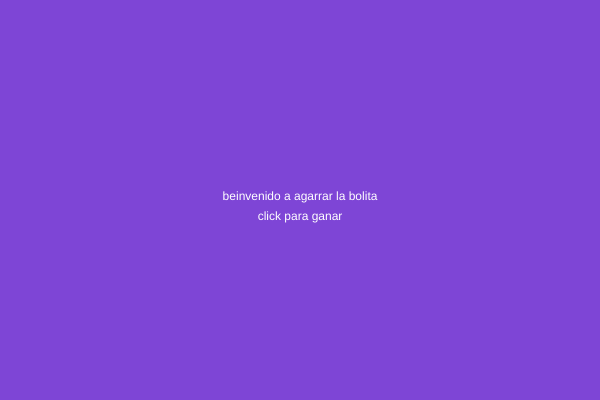
Frame 1 (no input)
Frame 60 (no input): identical to frame 1, image omitted
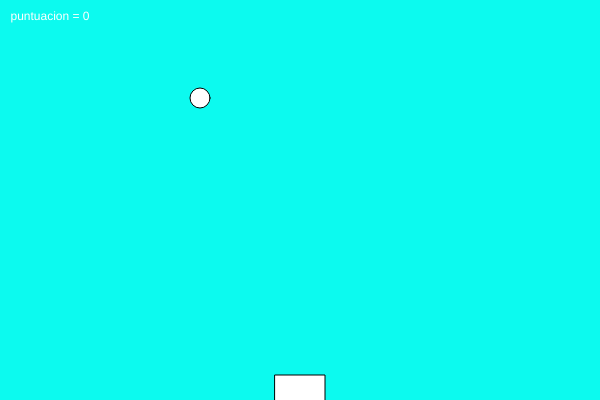
Frame 120 (the mouse pressed at the canvas centre since frame 60)

The p5.js sketch that drew these frames (run headless with seeded random() and noise() and a simulated clock; from frame 60 on, the mouse is pressed at the canvas centre):

// p5.js sketch
// ── sketch.js
let screen = 0;
let y=-20;
let x=200;
let speed = 20;
let score= 10;
function setup() {
  createCanvas(600, 400);
}

function draw() {
	if(screen == 0){
    startScreen()
  }else if(screen == 1){
  	gameOn()
  }else if(screen==2){
  	endScreen()
  }	
}

function startScreen(){
		background(126,69,214)
		fill(255)
		textAlign(CENTER);
		text('beinvenido a agarrar la bolita', width / 2, height / 2)
		text('click para ganar', width / 2, height / 2 + 20);
		reset();
}

function gameOn(){
	background(12,250,239)
  text("puntuacion = " + score, 50,20)
  ellipse(x,y,20,20)
  rectMode(CENTER)
  rect(mouseX,height-10,50,30)
	y+= speed;
  if(y>height){
  	screen =2
	 }
  if(y>height-10 && x>mouseX-20 && x<mouseX+20){
  	y=-20
    speed+=.5
    score+= 1
  }
	if(y==-20){
  	pickRandom();
  }
}

function pickRandom(){
	x= random(20,width-20)
}

function endScreen(){
		background(255,97,0)
		textAlign(CENTER);
		text('perdiste xd', width / 2, height / 2)
  	text("SCORE = " + score, width / 2, height / 2 + 20)
		text('click pa juga de nuevo by google y gabnzana', width / 2, height / 2 + 40);
}

function mousePressed(){
	if(screen==0){
  	screen=1
  }else if(screen==2){
  	screen=0
  }
}

function reset(){
	  score=0;
  	speed=2;
  	y=-20;
}
